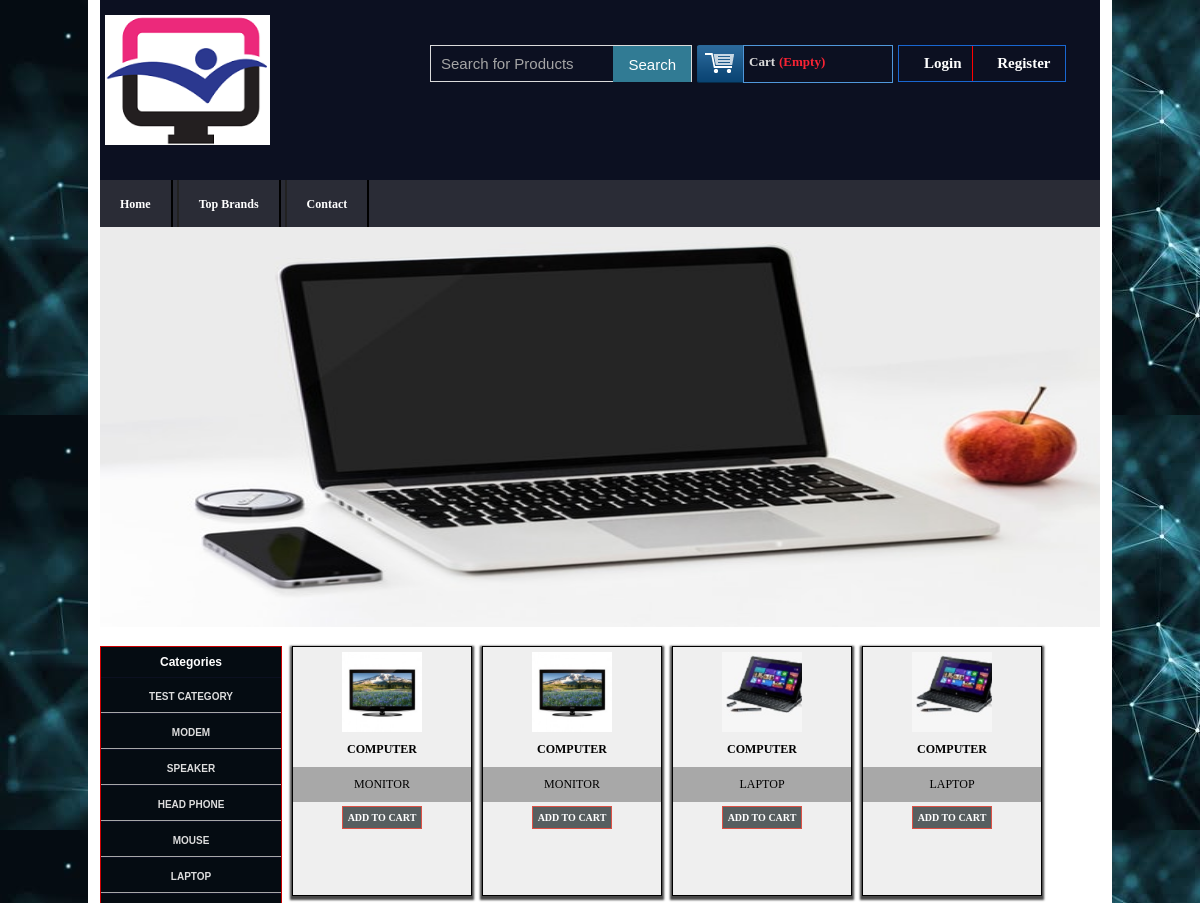
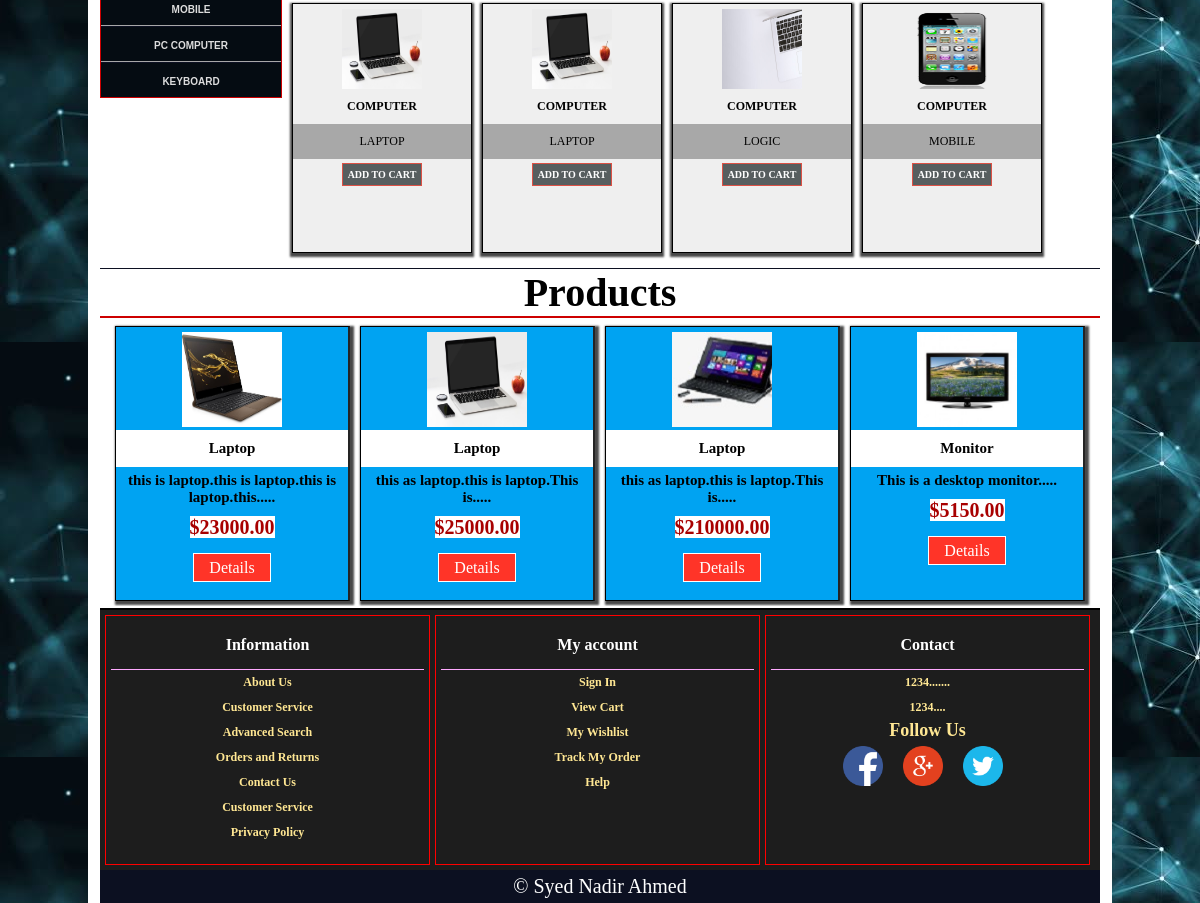
The page / on the database its author committed (2 pictures, top to bottom).
### tables this page shows
CREATE TABLE `tbl_category` (
  `category_Id` int(11) NOT NULL,
  `category_Name` varchar(255) NOT NULL
);

CREATE TABLE `tbl_product` (
  `productId` int(11) NOT NULL,
  `productName` varchar(255) NOT NULL,
  `category_Id` int(11) NOT NULL,
  `brandId` int(11) NOT NULL,
  `body` text NOT NULL,
  `price` float(10,2) NOT NULL,
  `image` varchar(255) NOT NULL,
  `type` tinyint(4) NOT NULL DEFAULT 0
);

### classes/Cart.php (called while the page is built, shortened)
<?php
	$filepath = realpath(dirname(__File__));
	include_once ($filepath.'/../lib/Database.php');
	include_once ($filepath.'/../helpers/Format.php');
?>
<?php
	class Cart{
		private $db;
		public function __construct(){
			$this->db = new Database();
		}
		public function checkCartTable(){
			$sId = session_id();
			$query = "SELECT * FROM tbl_cart WHERE sId = '$sId'";
			$result = $this->db->select($query);
			return $result;
		}
	}
?>

### lib/Database.php (called while the page is built, shortened)
<?php
Class Database{
   public $host   = DB_HOST;
   public $user   = DB_USER;
   public $pass   = DB_PASS;
   public $dbname = DB_NAME;
   public $link;
  private function connectDB(){
     $this->link = new mysqli($this->host, $this->user, $this->pass, $this->dbname);
   }
  public function select($query){
      $result = $this->link->query($query) or die($this->link->error.__LINE__);
      if($result->num_rows > 0){
        return $result;
      } else {
        return false;
      }
   }
}

### lib/Session.php (called while the page is built, shortened)
<?php
class Session{
   public static function get($key){
        if (isset($_SESSION[$key])) {
         return $_SESSION[$key];
        } else {
         return false;
        }
     }
   }
?>

### classes/Category.php (called while the page is built, shortened)
<?php
	$filepath = realpath(dirname(__File__));
	include_once ($filepath.'/../lib/Database.php');
	include_once ($filepath.'/../helpers/Format.php');
?>
<?php
class Category{
	private $db;
	public function __construct(){
		$this->db = new Database();
	}
	public function getAllcat(){
		$query = "SELECT * FROM tbl_category ORDER BY category_Id DESC";
		$result = $this->db->select($query);
		return $result;
	}
}
?>

### classes/Product.php (called while the page is built, shortened)
<?php
	$filepath = realpath(dirname(__File__));
	include_once ($filepath.'/../lib/Database.php');
	include_once ($filepath.'/../helpers/Format.php');
?>
<?php
	class Product {
	private $db;
	public function __construct(){
		$this->db = new Database();
	}
	public function getProducts(){
		$query = "SELECT * FROM tbl_product WHERE type='0' ORDER BY productId DESC LIMIT 4";
		$result = $this->db->select($query);
		return $result;
	}
	public function getLatestProOne(){
		$query = "SELECT * FROM tbl_product WHERE brandId = '1' ORDER BY productId DESC LIMIT 2";
		$result = $this->db->select($query);
		return $result;
	}
	public function getLatestProTwo(){
		$query = "SELECT * FROM tbl_product WHERE brandId = '2' ORDER BY productId DESC LIMIT 2";
		$result = $this->db->select($query);
		return $result;
	}
	public function getLatestProThree(){
		$query = "SELECT * FROM tbl_product WHERE brandId = '3' ORDER BY productId DESC LIMIT 2";
		$result = $this->db->select($query);
		return $result;
	}
	public function getLatestProFour(){
		$query = "SELECT * FROM tbl_product WHERE brandId = '4' ORDER BY productId DESC LIMIT 1";
		$result = $this->db->select($query);
		return $result;
	}
	public function getLatestProFive(){
		$query = "SELECT * FROM tbl_product WHERE brandId = '5' ORDER BY productId DESC LIMIT 1";
		$result = $this->db->select($query);
		return $result;
	}
 }
?>

### helpers/Format.php (called while the page is built, shortened)
<?php
class Format{
 public function textShorten($text, $limit = 400){
    $text = $text. " ";
    $text = substr($text, 0, $limit);
    $text = substr($text, 0, strrpos($text, ' '));
    $text = $text.".....";
    return $text;
 }
 }
?>

### index.php (the view)
<?php include 'inc/header.php';?>
<?php include 'inc/slider.php';?>
	<div class="header_bottom">
		<div id="header_bottom_sidebar">
			<aside>
				<h2>Categories</h2>
				<ul>
					<?php
						$getCat = $ctg->getAllcat();
						if ($getCat) {
						 	while ($result = $getCat->fetch_assoc()) {
					?>
					<li><a href="productsbycategory.php?catId=<?php echo $result['category_Id']?>"><?php echo $result['category_Name']?></a></li>
					<?php } } ?>
				</ul>
			</aside>
		</div>
		<div class="header_bottom_right">
			<div class="Products_group1">
				<?php
					$getlatestproOne = $prd->getLatestProOne();
					if ($getlatestproOne) {
						while ($result = $getlatestproOne->fetch_assoc()) {
				?>
				<div class="Products_group1_product1">
					<div class="listimg1">
						 <a href="preview.php?proid=<?php echo $result['productId'];?>"> <img src="admin/<?php echo $result['image'];?>" alt="" /></a>
					</div>
				    <div class="listimg1_text">
						<h2>Computer</h2>
						<p><?php echo $result['productName'];?></p>
						<div class="button"><span><a href="preview.php?proid=<?php echo $result['productId'];?>">Add to cart</a></span></div>
				   </div>
			   </div>
			   <div class="Products_group1_product1">
					<div class="listimg1">
						 <a href="preview.php?proid=<?php echo $result['productId'];?>"> <img src="admin/<?php echo $result['image'];?>" alt="" /></a>
					</div>
				    <div class="listimg1_text">
						<h2>Computer</h2>
						<p><?php echo $result['productName'];?></p>
						<div class="button"><span><a href="preview.php?proid=<?php echo $result['productId'];?>">Add to cart</a></span></div>
				   </div>
			   </div>
			    <?php } } ?>
			  <?php
					$getlatestproTwo = $prd->getLatestProTwo();
					if ($getlatestproTwo) {
						while ($result = $getlatestproTwo->fetch_assoc()) {
				?>
				<div class="Products_group1_product1">
					<div class="listimg1">
						 <a href="preview.php?proid=<?php echo $result['productId'];?>"> <img src="admin/<?php echo $result['image'];?>" alt="" /></a>
					</div>
				    <div class="listimg1_text">
						<h2>Computer</h2>
						<p><?php echo $result['productName'];?></p>
						<div class="button"><span><a href="preview.php?proid=<?php echo $result['productId'];?>">Add to cart</a></span></div>
				   </div>
			   </div>
			   <div class="Products_group1_product1">
					<div class="listimg1">
						 <a href="preview.php?proid=<?php echo $result['productId'];?>"> <img src="admin/<?php echo $result['image'];?>" alt="" /></a>
					</div>
				    <div class="listimg1_text">
						<h2>Computer</h2>
						<p><?php echo $result['productName'];?></p>
						<div class="button"><span><a href="preview.php?proid=<?php echo $result['productId'];?>">Add to cart</a></span></div>
				   </div>
			   </div>
			    <?php } } ?>
				<?php
					$getlatestproThree = $prd->getLatestProThree();
					if ($getlatestproThree) {
						while ($result = $getlatestproThree->fetch_assoc()) {
				?>
				<div class="Products_group1_product1">
					<div class="listimg1">
						 <a href="preview.php?proid=<?php echo $result['productId'];?>"> <img src="admin/<?php echo $result['image'];?>" alt="" /></a>
					</div>
				    <div class="listimg1_text">
						<h2>Computer</h2>
						<p><?php echo $result['productName'];?></p>
						<div class="button"><span><a href="preview.php?proid=<?php echo $result['productId'];?>">Add to cart</a></span></div>
				   </div>
			   </div>
			   <div class="Products_group1_product1">
					<div class="listimg1">
						 <a href="preview.php?proid=<?php echo $result['productId'];?>"> <img src="admin/<?php echo $result['image'];?>" alt="" /></a>
					</div>
				    <div class="listimg1_text">
						<h2>Computer</h2>
						<p><?php echo $result['productName'];?></p>
						<div class="button"><span><a href="preview.php?proid=<?php echo $result['productId'];?>">Add to cart</a></span></div>
				   </div>
			   </div>
			    <?php } } ?>
			    <?php
					$getlatestproFour = $prd->getLatestProFour();
					if ($getlatestproFour) {
						while ($result = $getlatestproFour->fetch_assoc()) {
				?>
			   <div class="Products_group1_product1">
					<div class="listimg1">
						 <a href="preview.php?proid=<?php echo $result['productId'];?>"> <img src="admin/<?php echo $result['image'];?>" alt="" /></a>
					</div>
				    <div class="listimg1_text">
						<h2>Computer</h2>
						<p><?php echo $result['productName'];?></p>
						<div class="button"><span><a href="preview.php?proid=<?php echo $result['productId'];?>">Add to cart</a></span></div>
				   </div>
			   </div>
			   <?php } } ?>
				<?php
					$getlatestproFive = $prd->getLatestProFive();
					if ($getlatestproFive) {
						while ($result = $getlatestproFive->fetch_assoc()) {
				?>
			   <div class="Products_group1_product1">
					<div class="listimg1">
						 <a href="preview.php?proid=<?php echo $result['productId'];?>"> <img src="admin/<?php echo $result['image'];?>" alt="" /></a>
					</div>
				    <div class="listimg1_text">
						<h2>Computer</h2>
						<p><?php echo $result['productName'];?></p>
						<div class="button"><span><a href="preview.php?proid=<?php echo $result['productId'];?>">Add to cart</a></span></div>
				   </div>
			   </div>
			   <?php } } ?>
			</div>
		</div>
	</div>
 <div class="main_product">
    		<div class="heading">
    		<h2>Products</h2>
    		</div>
	      <div class="main_product_group1">
	      		<?php
	      			$getProducts = $prd->getProducts();
	      			if ($getProducts) {
	      				while ($result = $getProducts->fetch_assoc()) {
	      		?>
				<div class="main_product_1">
					 <a href="preview.php?proid=<?php echo $result['productId'];?>">
					 	<img src="admin/<?php echo $result['image'];?>" alt="" />
					 </a>
					 <h2><?php echo $result['productName'];?></h2>
					 <p><?php echo  $fm->textShorten($result['body'],50);?></p>
					 <p><span class="price">$<?php echo $result['price'];?></span></p>
				     <div class="button"><span><a href="preview.php?proid=<?php echo $result['productId'];?>" class="details">Details</a></span></div>
				</div>
			<?php } } ?>
			</div>
</div>
<?php include 'inc/footer.php';?>

### inc/header.php (shortened to what this page needs)
<?php
	include 'lib/Session.php';
	include 'lib/Database.php';
	include 'helpers/Format.php';
	$fm 	= new Format();
	$prd 	= new Product();
	$ct 	= new Cart();
	$ctg    = new Category();
?>
<!DOCTYPE HTML>
<head>
<link href="css/style.css" rel="stylesheet"/>
<link href="css/slider.css" rel="stylesheet"/>
<link href="css/responsive.css" rel="stylesheet"/>
</head>
<body>
	<div class="wrapper">
		<div class="header_top">
			<div class="logo">
				<a href="index.php"><img src="images/logo.png" alt="Company Logo" /></a>
			</div>
			<div class="header_top_right">
			    <div class="search_box">
				    <form>
				    	<input type="text" value="Search for Products">
						<input type="submit" value="Search">
				    </form>
			    </div>
			    <div class="shopping_cart">
					<div class="cart">
						<a href="cart.php">
								<span class="cart_title">Cart</span>
								<span class="no_product">
								 <?php
								 	$getData = $ct->checkCartTable();
								 	if ($getData) {
								 		$sum = Session::get("sum");
								 		$qty = Session::get("qty");
								 		echo "$".$sum." | Q: ".$qty;
								 	}else{
								 		echo "(Empty)";
								 	}
								 ?>
								</span>
						</a>
					</div>
			     </div>
				<div class="loginRegister">
						<?php
							$login = Session::get('customerlogin');
							if ($login == false) {?>
								<a href="login.php"><span class="login">Login</span></a>
						<?php	} else{ ?>
								<a href="?cid=<?php Session::get('customerId') ?>"><span class="login">Logout</span></a>
						<?php } ?>
						<a href="register.php"><span class="register">Register</span></a>
				</div>
			</div>
		</div>
		<div id="menu">
			<ul>
			  <li><a href="index.php">Home</a></li>
			  <li><a href="topbrands.php">Top Brands</a></li>
			  <li><a href="contact.php">Contact</a> </li>
			</ul>
		</div>

### inc/slider.php (shortened to what this page needs)
<div class="header_bottom_slider">
	<div class="slider_main">
		<div class="slider effect">
			<img src="images/images/2.jpg"/>
		</div>
	</div>
</div>

### inc/footer.php
   <div class="footer">
	     <div class="footer_group">
				<div class="Information_Gr">
						<h4>Information</h4>
						<ul>
						<li><a href="#">About Us</a></li>
						<li><a href="#">Customer Service</a></li>
						<li><a href="#"><span>Advanced Search</span></a></li>
						<li><a href="#">Orders and Returns</a></li>
						<li><a href="#"><span>Contact Us</span></a></li>
						<li><a href="faq.php">Customer Service</a></li>
						<li><a href="#">Privacy Policy</a></li>
						</ul>
				</div>
				<div class="Customer_info">
					<h4>My account</h4>
						<ul>
							<li><a href="contact.php">Sign In</a></li>
							<li><a href="index.php">View Cart</a></li>
							<li><a href="#">My Wishlist</a></li>
							<li><a href="#">Track My Order</a></li>
							<li><a href="faq.php">Help</a></li>
						</ul>
				</div>
				<div class="social_contact">
					<h4>Contact</h4>
						<ul>
							<li><span>1234.......</span></li>
							<li><span>1234....</span></li>
						</ul>
						<div class="social-icons">
							<h2>Follow Us</h2>
					   		  <ul>
							  <li><a><img src="images/fb.png"/></a><li>
							  <li><a><img src="images/google.png"/></a><li>
							  <li><a><img src="images/twitter.png"/></a><li>
						     </ul>
   	 					</div>
				</div>
			</div>
			<div class="copy_right">
				<p>&copy; Syed Nadir Ahmed</p>
		   </div>
    </div>
  </div>
</body>
</html>

### css/slider.css (style rules this page uses)
.slider_main { position:relative; }
.slider img { width:100%; max-height:400px; animation-name:slder-animation; animation-duration:1s;-webkit-animation-name:slder-animation; -webkit-animation-duration:1s; transition:1s all ease-out;-webkit-transition:1s all ease-out; }

### rows shown on the page
tbl_category: category_Name "TEST CATEGORY"
tbl_category: category_Name "MODEM"
tbl_category: category_Name "SPEAKER"
tbl_category: category_Name "HEAD PHONE"
tbl_category: category_Name "MOUSE"
tbl_category: category_Name "LAPTOP"
tbl_category: category_Name "MOBILE"
tbl_category: category_Name "PC COMPUTER"
tbl_category: category_Name "KEYBOARD"
tbl_product: image (picture), productName "MONITOR", productName "Monitor", body "This is a desktop monitor.....", price "5150.00"
tbl_product: image (picture), productName "LAPTOP", productName "Laptop", body "this as laptop.this is laptop.This is.....", price "210000.00"
tbl_product: image (picture), productName "LAPTOP", productName "Laptop", body "this as laptop.this is laptop.This is.....", price "25000.00"
tbl_product: image (picture), productName "LOGIC"
tbl_product: image (picture), productName "MOBILE"
tbl_product: image (picture), productName "Laptop", body "this is laptop.this is laptop.this is laptop.this.....", price "23000.00"
